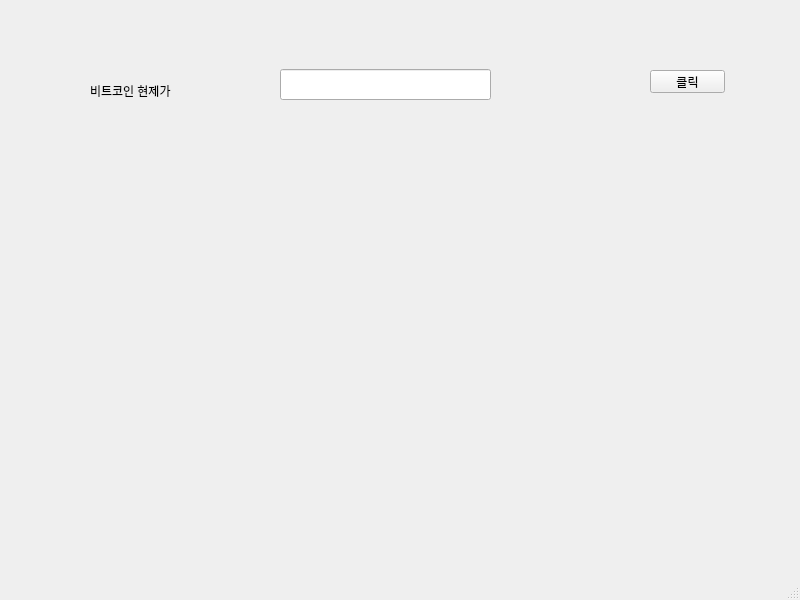
<?xml version="1.0" encoding="UTF-8"?>
<ui version="4.0">
 <class>MainWindow</class>
 <widget class="QMainWindow" name="MainWindow">
  <property name="geometry">
   <rect>
    <x>0</x>
    <y>0</y>
    <width>800</width>
    <height>600</height>
   </rect>
  </property>
  <property name="windowTitle">
   <string>MainWindow</string>
  </property>
  <widget class="QWidget" name="centralwidget">
   <widget class="QPushButton" name="pushButton">
    <property name="geometry">
     <rect>
      <x>650</x>
      <y>70</y>
      <width>75</width>
      <height>23</height>
     </rect>
    </property>
    <property name="text">
     <string>클릭</string>
    </property>
   </widget>
   <widget class="QLineEdit" name="lineEdit">
    <property name="geometry">
     <rect>
      <x>280</x>
      <y>69</y>
      <width>211</width>
      <height>31</height>
     </rect>
    </property>
   </widget>
   <widget class="QLabel" name="label">
    <property name="geometry">
     <rect>
      <x>90</x>
      <y>80</y>
      <width>121</width>
      <height>21</height>
     </rect>
    </property>
    <property name="text">
     <string>비트코인 현제가</string>
    </property>
   </widget>
  </widget>
  <widget class="QMenuBar" name="menubar">
   <property name="geometry">
    <rect>
     <x>0</x>
     <y>0</y>
     <width>800</width>
     <height>21</height>
    </rect>
   </property>
  </widget>
  <widget class="QStatusBar" name="statusbar"/>
 </widget>
 <resources/>
 <connections/>
</ui>
